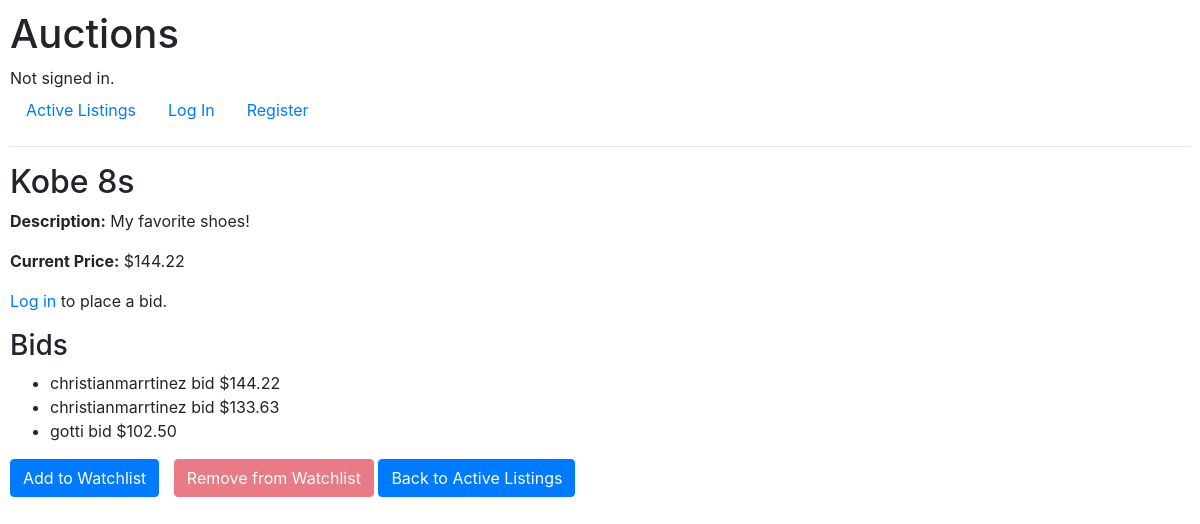
Page /listing/1/ on the earlier database version.
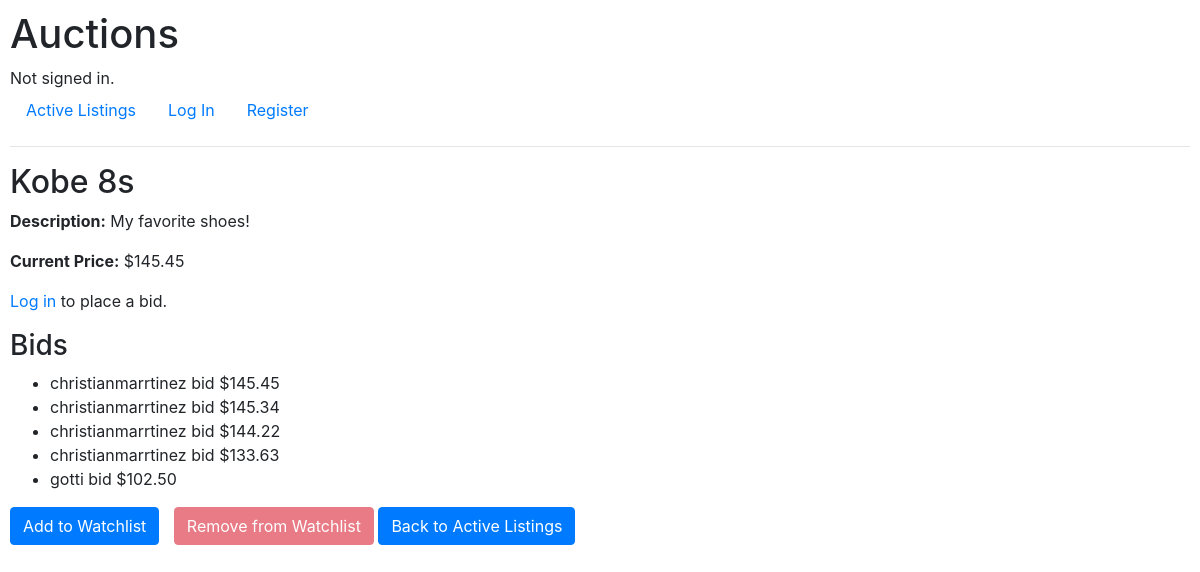
Same page on the later database version.
### auctions/models.py (models this page shows, shortened)
class Bid(models.Model):
    listing = models.ForeignKey(AuctionListing, on_delete=models.CASCADE, related_name="bids")
    bidder = models.ForeignKey(User, on_delete=models.CASCADE, related_name="bids")
    amount = models.DecimalField(max_digits=10, decimal_places=2)
    timestamp = models.DateTimeField(auto_now_add=True)

class User(AbstractUser):
    pass

### auctions/views.py (the view, shortened to what this page needs)
# urls.py: path("listing/<int:listing_id>/", views.listing, name="listing"),
def listing(request, listing_id):
    listing = get_object_or_404(AuctionListing, id=listing_id)
    bids = listing.bids.order_by('-amount')  # Get all bids for this listing, ordered by amount descending
    current_price = bids.first().amount if bids.exists() else listing.starting_bid
    winner = None
    if not listing.is_active and bids.exists():
        winner_bid = bids.first()
        if winner_bid:
            winner = winner_bid.bidder  # The bidder who placed the highest bid
    if request.method == 'POST':
        if not request.user.is_authenticated:
            messages.error(request, "You must be logged in to place a bid.")
            return redirect('login')
        form = BidForm(request.POST)
        if form.is_valid():
            bid_amount = form.cleaned_data['amount']
            if bid_amount < listing.starting_bid:
                messages.error(request, "Your bid must be at least the starting bid.")
            elif bids.exists() and bid_amount <= bids.first().amount:
                messages.error(request, "Your bid must be higher than the current highest bid.")
            else:
                new_bid = form.save(commit=False)
                new_bid.listing = listing
                new_bid.bidder = request.user
                new_bid.save()
                listing.current_price = bid_amount
                listing.save()
                messages.success(request, "Your bid was placed successfully.")
                return redirect('listing', listing_id=listing_id)
    else:
        form = BidForm()
    listing_watchlist_users = listing.watchlist_entries.values_list('user', flat=True)
    context = {
        'listing': listing,
        'bids': bids,
        'form': form,
        'current_price': current_price,
        'listing_watchlist_users': listing_watchlist_users,
        'winner': winner,  # Pass the winner to the template
    }
    return render(request, 'auctions/listing.html', context)

### auctions/templates/auctions/listing.html (shortened to what this page needs)
{% extends "auctions/layout.html" %}
{% load static %}
{% block body %}
<h2>{{ listing.title }}</h2>
<p><strong>Description:</strong> {{ listing.description }}</p>
<p><strong>Current Price:</strong> ${{ current_price }}</p>
{% if user.is_authenticated %}
    <h3>Place a Bid</h3>
    <form method="POST">
        {% csrf_token %}
        <input
            type="number"
            name="amount"
            class="form-control bid-input"
            placeholder="00.00"
            step="0.01"
            min="0.01"
            required>
        <button type="submit" class="btn btn-primary">Place Bid</button>
    </form>
    {% if messages %}
        <ul>
            {% for message in messages %}
                <li{% if message.tags %} class="{{ message.tags }}"{% endif %}>{{ message }}</li>
            {% endfor %}
        </ul>
    {% endif %}
{% else %}
    <p><a href="{% url 'login' %}">Log in</a> to place a bid.</p>
{% endif %}
<h3>Bids</h3>
{% if bids %}
    <ul>
    {% for bid in bids %}
        <li>{{ bid.bidder.username }} bid ${{ bid.amount }}</li>
    {% endfor %}
    </ul>
{% else %}
    <p>No bids yet. Be the first to bid!</p>
{% endif %}
<form action="{% url 'toggle_watchlist' listing.id %}" method="post" style="display: inline-block;">
    <button
        type="submit"
        name="action"
        value="add"
        class="btn btn-primary"
        {% if user.id in listing_watchlist_users %}disabled{% endif %}>
        Add to Watchlist
    </button>
</form>
<form action="{% url 'toggle_watchlist' listing.id %}" method="post" style="display: inline-block; margin-left: 10px;">
    <button
        type="submit"
        name="action"
        value="remove"
        class="btn btn-danger"
        {% if user.id not in listing_watchlist_users %}disabled{% endif %}>
        Remove from Watchlist
    </button>
</form>
<a href="{% url 'index' %}" class="btn btn-primary">Back to Active Listings</a>
{% endblock %}

Differences in the rows shown:
added Bid: amount "145.45", bidder.username "christianmarrtinez"
added Bid: bidder.username "christianmarrtinez", amount "145.34"
Other differences:
{{ current_price }}: "144.22" → "145.45"
